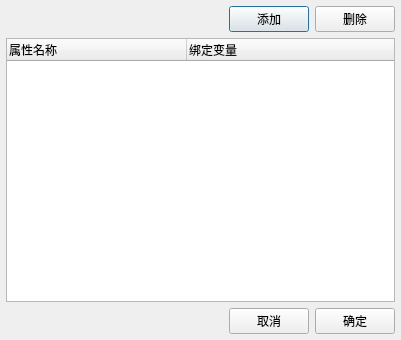
<?xml version="1.0" encoding="UTF-8"?>
<ui version="4.0">
 <class>CCustomPropertyDialog</class>
 <widget class="QDialog" name="CCustomPropertyDialog">
  <property name="geometry">
   <rect>
    <x>0</x>
    <y>0</y>
    <width>401</width>
    <height>340</height>
   </rect>
  </property>
  <property name="windowTitle">
   <string>自定义属性</string>
  </property>
  <layout class="QVBoxLayout" name="verticalLayout">
   <property name="leftMargin">
    <number>6</number>
   </property>
   <property name="topMargin">
    <number>6</number>
   </property>
   <property name="rightMargin">
    <number>6</number>
   </property>
   <property name="bottomMargin">
    <number>6</number>
   </property>
   <item>
    <layout class="QHBoxLayout" name="horizontalLayout">
     <item>
      <spacer name="horizontalSpacer_2">
       <property name="orientation">
        <enum>Qt::Horizontal</enum>
       </property>
       <property name="sizeHint" stdset="0">
        <size>
         <width>40</width>
         <height>20</height>
        </size>
       </property>
      </spacer>
     </item>
     <item>
      <widget class="QPushButton" name="pushButtonAdd">
       <property name="text">
        <string>添加</string>
       </property>
      </widget>
     </item>
     <item>
      <widget class="QPushButton" name="pushButtonDelete">
       <property name="text">
        <string>删除</string>
       </property>
      </widget>
     </item>
    </layout>
   </item>
   <item>
    <widget class="QTreeWidget" name="treeWidget">
     <attribute name="headerDefaultSectionSize">
      <number>180</number>
     </attribute>
     <column>
      <property name="text">
       <string>属性名称</string>
      </property>
     </column>
     <column>
      <property name="text">
       <string>绑定变量</string>
      </property>
     </column>
    </widget>
   </item>
   <item>
    <layout class="QHBoxLayout" name="horizontalLayout_2">
     <item>
      <spacer name="horizontalSpacer">
       <property name="orientation">
        <enum>Qt::Horizontal</enum>
       </property>
       <property name="sizeHint" stdset="0">
        <size>
         <width>40</width>
         <height>20</height>
        </size>
       </property>
      </spacer>
     </item>
     <item>
      <widget class="QPushButton" name="pushButtonCancel">
       <property name="text">
        <string>取消</string>
       </property>
      </widget>
     </item>
     <item>
      <widget class="QPushButton" name="pushButtonOK">
       <property name="text">
        <string>确定</string>
       </property>
      </widget>
     </item>
    </layout>
   </item>
  </layout>
 </widget>
 <resources/>
 <connections/>
</ui>
